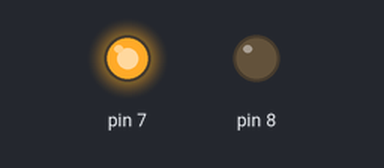
The sketch below on a simulated Arduino Uno, built with avr-gcc and run on an emulated ATmega328P. Parts: output pins drawn as LEDs (lit = HIGH).

Above: at 0.5 s.
At 2.5 s:
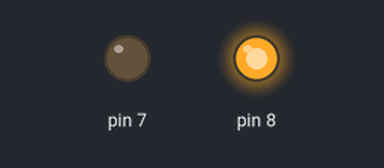
At 3.5 s:
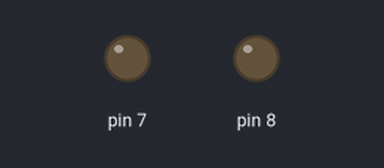
Timing chart, 0 to 5.2 s (numbered marks = the images above):
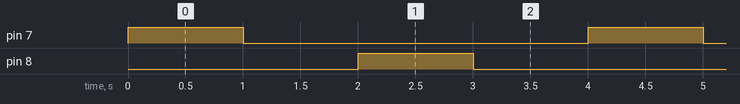

The sketch:

piscar_2_led.ino
```cpp
//Programação piscar 2 leds

void setup() {
  pinMode(7,OUTPUT);
  pinMode(8,OUTPUT);


}

void loop() {
  digitalWrite(7,HIGH);//Envia sinal alto para saiada 7
  delay(1000);//aguarda 1 segundo
  digitalWrite(7,LOW);//envia sinal baixo para saida 7
  delay(1000);
  digitalWrite(8,HIGH);//Envia sinal alto para saiada 8
  delay(1000);//aguarda 1 segundo
  digitalWrite(8,LOW);//envia sinal baixo para saida 8
  delay(1000);
}
```

Measured:
- by itself, pin 7, pin 8: alternates HIGH for 1.0 s and LOW for 3.0 s
- by itself, everything shown: repeats every 4.0 s, in 4 steps
